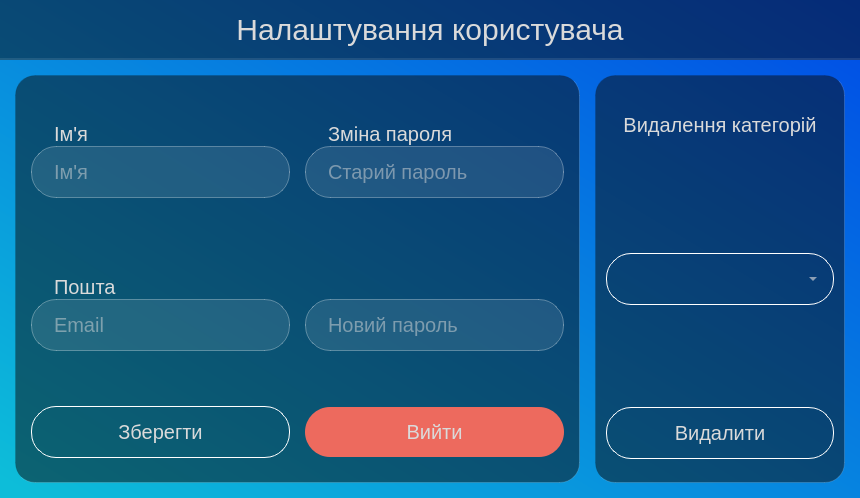
<?xml version="1.0" encoding="UTF-8"?>
<ui version="4.0">
 <class>UserSettingsDialog</class>
 <widget class="QDialog" name="UserSettingsDialog">
  <property name="geometry">
   <rect>
    <x>0</x>
    <y>0</y>
    <width>860</width>
    <height>498</height>
   </rect>
  </property>
  <property name="windowTitle">
   <string>Налаштування</string>
  </property>
  <property name="styleSheet">
   <string notr="true">*{
	color:rgb(218, 218, 218);
}

QFrame{
	border-style: none;;
}

#UserSettingsDialog{
	background: qlineargradient(spread:pad, x1:0, y1:0.960227, x2:1, y2:0, stop:0 rgba(13, 189, 217, 255), stop:1 rgba(0, 75, 230, 255))
}

QLabel{
	font-size: 20px;
}

#headerText{
	font-size: 30px;
}

#changePasswordText,  #nameText,  #emailText{
	padding-left: 18px;
}

#headerFrame, #userSettingsFrame, #deleteCategoriesFrame{
 background: rgba(10,10,10,0.5);
 border: 2px solid rgba(255,255,255,0.1);
 border-left-width: 0;
 border-top-width: 0;
 border-right-width: 0;
}

#userSettingsFrame, #deleteCategoriesFrame{
 border-radius: 20px;
 border: 1px solid rgba(255,255,255,0.15);
 
 border-left-color: rgba(0,0,0,0.1);
 border-top-color: rgba(0,0,0,0.1);
}

QLineEdit{
 	border: 1px solid rgba(255,255,255,0.3);
 	background: rgba(255,255,255,0.1);
 	height: 50px;
 	border-radius: 25px;
 	font-size: 20px;
 	padding: 0 20px;
 	color: rgba(218,218,218);
}

QLineEdit[text=&quot;&quot;]{
 	color: rgba(255,255,255,0.6);
}

#saveButton, #deleteCategoryButton{
 height: 50px;
 width: 140px;
 border-radius: 25px;
 background: transparent;
 border: 1px solid white;
 font-size: 20px;
}

#logoutButton{
 height: 50px;
 width: 140px;
 border-radius: 25px;
 background: rgb(237, 106, 94);
 font-size: 20px;
}

#saveButton::hover{
 background: rgb(88, 153, 255);
 border-style: none;
}

#deleteCategoryButton::hover{
	background: rgb(237, 106, 94);
	border-style: none;
}

#categoriesComboBox{
 	height: 50px;
 	width: 200px;
 	border-radius: 25px;
 	background: transparent;
 	border: 1px solid white;
	font-size: 20px;
}

QComboBox::item{
	background-color: rgb(8, 68, 117);
	color:rgb(218, 218, 218);
}

QComboBox::item:selected
{
    background-color: rgb(218, 218, 218);
    color: rgb(8, 68, 117);
}


#categoriesComboBox::drop-down{
	width: 40px;
	height: 20px;
	subcontrol-position: right;
}
</string>
  </property>
  <layout class="QGridLayout" name="gridLayout">
   <property name="leftMargin">
    <number>0</number>
   </property>
   <property name="topMargin">
    <number>0</number>
   </property>
   <property name="rightMargin">
    <number>0</number>
   </property>
   <property name="bottomMargin">
    <number>0</number>
   </property>
   <property name="spacing">
    <number>0</number>
   </property>
   <item row="0" column="0" colspan="2">
    <widget class="QFrame" name="headerFrame">
     <property name="sizePolicy">
      <sizepolicy hsizetype="Preferred" vsizetype="Preferred">
       <horstretch>0</horstretch>
       <verstretch>1</verstretch>
      </sizepolicy>
     </property>
     <property name="minimumSize">
      <size>
       <width>0</width>
       <height>60</height>
      </size>
     </property>
     <property name="maximumSize">
      <size>
       <width>16777215</width>
       <height>60</height>
      </size>
     </property>
     <property name="frameShape">
      <enum>QFrame::StyledPanel</enum>
     </property>
     <property name="frameShadow">
      <enum>QFrame::Raised</enum>
     </property>
     <layout class="QVBoxLayout" name="verticalLayout_2">
      <item>
       <widget class="QLabel" name="headerText">
        <property name="sizePolicy">
         <sizepolicy hsizetype="Preferred" vsizetype="Preferred">
          <horstretch>0</horstretch>
          <verstretch>0</verstretch>
         </sizepolicy>
        </property>
        <property name="text">
         <string>Налаштування користувача</string>
        </property>
        <property name="alignment">
         <set>Qt::AlignCenter</set>
        </property>
       </widget>
      </item>
     </layout>
    </widget>
   </item>
   <item row="1" column="0" colspan="2">
    <widget class="QFrame" name="bodyFrame">
     <property name="sizePolicy">
      <sizepolicy hsizetype="Preferred" vsizetype="Preferred">
       <horstretch>0</horstretch>
       <verstretch>1</verstretch>
      </sizepolicy>
     </property>
     <property name="frameShape">
      <enum>QFrame::StyledPanel</enum>
     </property>
     <property name="frameShadow">
      <enum>QFrame::Raised</enum>
     </property>
     <layout class="QHBoxLayout" name="horizontalLayout_2">
      <property name="spacing">
       <number>15</number>
      </property>
      <property name="leftMargin">
       <number>15</number>
      </property>
      <property name="topMargin">
       <number>15</number>
      </property>
      <property name="rightMargin">
       <number>15</number>
      </property>
      <property name="bottomMargin">
       <number>15</number>
      </property>
      <item>
       <widget class="QFrame" name="userSettingsFrame">
        <property name="sizePolicy">
         <sizepolicy hsizetype="Preferred" vsizetype="Preferred">
          <horstretch>1</horstretch>
          <verstretch>1</verstretch>
         </sizepolicy>
        </property>
        <property name="minimumSize">
         <size>
          <width>400</width>
          <height>300</height>
         </size>
        </property>
        <property name="frameShape">
         <enum>QFrame::StyledPanel</enum>
        </property>
        <property name="frameShadow">
         <enum>QFrame::Raised</enum>
        </property>
        <layout class="QGridLayout" name="gridLayout_2">
         <property name="leftMargin">
          <number>15</number>
         </property>
         <property name="topMargin">
          <number>15</number>
         </property>
         <property name="rightMargin">
          <number>15</number>
         </property>
         <property name="bottomMargin">
          <number>15</number>
         </property>
         <property name="spacing">
          <number>15</number>
         </property>
         <item row="1" column="0">
          <widget class="QFrame" name="emailFrame">
           <property name="sizePolicy">
            <sizepolicy hsizetype="Preferred" vsizetype="Preferred">
             <horstretch>1</horstretch>
             <verstretch>1</verstretch>
            </sizepolicy>
           </property>
           <property name="frameShape">
            <enum>QFrame::StyledPanel</enum>
           </property>
           <property name="frameShadow">
            <enum>QFrame::Raised</enum>
           </property>
           <layout class="QVBoxLayout" name="verticalLayout_3">
            <property name="spacing">
             <number>0</number>
            </property>
            <property name="leftMargin">
             <number>0</number>
            </property>
            <property name="topMargin">
             <number>0</number>
            </property>
            <property name="rightMargin">
             <number>0</number>
            </property>
            <property name="bottomMargin">
             <number>0</number>
            </property>
            <item>
             <widget class="QFrame" name="emailInputFieldFrame">
              <property name="sizePolicy">
               <sizepolicy hsizetype="Preferred" vsizetype="Fixed">
                <horstretch>0</horstretch>
                <verstretch>0</verstretch>
               </sizepolicy>
              </property>
              <property name="frameShape">
               <enum>QFrame::StyledPanel</enum>
              </property>
              <property name="frameShadow">
               <enum>QFrame::Raised</enum>
              </property>
              <layout class="QVBoxLayout" name="verticalLayout_11">
               <property name="spacing">
                <number>0</number>
               </property>
               <property name="leftMargin">
                <number>0</number>
               </property>
               <property name="topMargin">
                <number>0</number>
               </property>
               <property name="rightMargin">
                <number>0</number>
               </property>
               <property name="bottomMargin">
                <number>0</number>
               </property>
               <item>
                <widget class="QLabel" name="emailText">
                 <property name="text">
                  <string>Пошта</string>
                 </property>
                </widget>
               </item>
               <item>
                <widget class="QLineEdit" name="emailInputField">
                 <property name="focusPolicy">
                  <enum>Qt::ClickFocus</enum>
                 </property>
                 <property name="placeholderText">
                  <string>Email</string>
                 </property>
                </widget>
               </item>
              </layout>
             </widget>
            </item>
           </layout>
          </widget>
         </item>
         <item row="2" column="0" colspan="2">
          <widget class="QFrame" name="userSettingsButtonsFrame">
           <property name="sizePolicy">
            <sizepolicy hsizetype="Preferred" vsizetype="Preferred">
             <horstretch>0</horstretch>
             <verstretch>1</verstretch>
            </sizepolicy>
           </property>
           <property name="frameShape">
            <enum>QFrame::StyledPanel</enum>
           </property>
           <property name="frameShadow">
            <enum>QFrame::Raised</enum>
           </property>
           <layout class="QHBoxLayout" name="horizontalLayout">
            <property name="spacing">
             <number>15</number>
            </property>
            <property name="leftMargin">
             <number>0</number>
            </property>
            <property name="topMargin">
             <number>0</number>
            </property>
            <property name="rightMargin">
             <number>0</number>
            </property>
            <property name="bottomMargin">
             <number>0</number>
            </property>
            <item>
             <widget class="QPushButton" name="saveButton">
              <property name="cursor">
               <cursorShape>PointingHandCursor</cursorShape>
              </property>
              <property name="text">
               <string>Зберегти</string>
              </property>
             </widget>
            </item>
            <item>
             <widget class="QPushButton" name="logoutButton">
              <property name="cursor">
               <cursorShape>PointingHandCursor</cursorShape>
              </property>
              <property name="text">
               <string>Вийти</string>
              </property>
             </widget>
            </item>
           </layout>
          </widget>
         </item>
         <item row="0" column="1" rowspan="2">
          <widget class="QFrame" name="passwordChangeFrame">
           <property name="sizePolicy">
            <sizepolicy hsizetype="Preferred" vsizetype="Preferred">
             <horstretch>1</horstretch>
             <verstretch>2</verstretch>
            </sizepolicy>
           </property>
           <property name="frameShape">
            <enum>QFrame::StyledPanel</enum>
           </property>
           <property name="frameShadow">
            <enum>QFrame::Raised</enum>
           </property>
           <layout class="QVBoxLayout" name="verticalLayout_4">
            <property name="spacing">
             <number>15</number>
            </property>
            <property name="leftMargin">
             <number>0</number>
            </property>
            <property name="topMargin">
             <number>0</number>
            </property>
            <property name="rightMargin">
             <number>0</number>
            </property>
            <property name="bottomMargin">
             <number>0</number>
            </property>
            <item>
             <widget class="QFrame" name="oldPasswordFrame">
              <property name="sizePolicy">
               <sizepolicy hsizetype="Preferred" vsizetype="Preferred">
                <horstretch>0</horstretch>
                <verstretch>1</verstretch>
               </sizepolicy>
              </property>
              <property name="frameShape">
               <enum>QFrame::StyledPanel</enum>
              </property>
              <property name="frameShadow">
               <enum>QFrame::Raised</enum>
              </property>
              <layout class="QVBoxLayout" name="verticalLayout_12">
               <property name="spacing">
                <number>0</number>
               </property>
               <property name="leftMargin">
                <number>0</number>
               </property>
               <property name="topMargin">
                <number>0</number>
               </property>
               <property name="rightMargin">
                <number>0</number>
               </property>
               <property name="bottomMargin">
                <number>0</number>
               </property>
               <item>
                <widget class="QFrame" name="oldPasswordInputFrame">
                 <property name="sizePolicy">
                  <sizepolicy hsizetype="Preferred" vsizetype="Fixed">
                   <horstretch>0</horstretch>
                   <verstretch>0</verstretch>
                  </sizepolicy>
                 </property>
                 <property name="frameShape">
                  <enum>QFrame::StyledPanel</enum>
                 </property>
                 <property name="frameShadow">
                  <enum>QFrame::Raised</enum>
                 </property>
                 <layout class="QVBoxLayout" name="verticalLayout_5">
                  <property name="spacing">
                   <number>0</number>
                  </property>
                  <property name="leftMargin">
                   <number>0</number>
                  </property>
                  <property name="topMargin">
                   <number>0</number>
                  </property>
                  <property name="rightMargin">
                   <number>0</number>
                  </property>
                  <property name="bottomMargin">
                   <number>0</number>
                  </property>
                  <item>
                   <widget class="QLabel" name="changePasswordText">
                    <property name="text">
                     <string>Зміна пароля</string>
                    </property>
                   </widget>
                  </item>
                  <item>
                   <widget class="QLineEdit" name="oldPasswordInput">
                    <property name="focusPolicy">
                     <enum>Qt::ClickFocus</enum>
                    </property>
                    <property name="placeholderText">
                     <string>Старий пароль</string>
                    </property>
                   </widget>
                  </item>
                 </layout>
                </widget>
               </item>
              </layout>
             </widget>
            </item>
            <item>
             <widget class="QFrame" name="newPasswordFrame">
              <property name="sizePolicy">
               <sizepolicy hsizetype="Preferred" vsizetype="Preferred">
                <horstretch>0</horstretch>
                <verstretch>1</verstretch>
               </sizepolicy>
              </property>
              <property name="frameShape">
               <enum>QFrame::StyledPanel</enum>
              </property>
              <property name="frameShadow">
               <enum>QFrame::Raised</enum>
              </property>
              <layout class="QVBoxLayout" name="verticalLayout_13">
               <property name="spacing">
                <number>0</number>
               </property>
               <property name="leftMargin">
                <number>0</number>
               </property>
               <property name="topMargin">
                <number>0</number>
               </property>
               <property name="rightMargin">
                <number>0</number>
               </property>
               <property name="bottomMargin">
                <number>0</number>
               </property>
               <item>
                <widget class="QFrame" name="newPasswordInputFrame">
                 <property name="sizePolicy">
                  <sizepolicy hsizetype="Preferred" vsizetype="Fixed">
                   <horstretch>0</horstretch>
                   <verstretch>0</verstretch>
                  </sizepolicy>
                 </property>
                 <property name="frameShape">
                  <enum>QFrame::StyledPanel</enum>
                 </property>
                 <property name="frameShadow">
                  <enum>QFrame::Raised</enum>
                 </property>
                 <layout class="QVBoxLayout" name="verticalLayout_9">
                  <property name="spacing">
                   <number>0</number>
                  </property>
                  <property name="leftMargin">
                   <number>0</number>
                  </property>
                  <property name="topMargin">
                   <number>0</number>
                  </property>
                  <property name="rightMargin">
                   <number>0</number>
                  </property>
                  <property name="bottomMargin">
                   <number>0</number>
                  </property>
                  <item>
                   <spacer name="verticalSpacer">
                    <property name="orientation">
                     <enum>Qt::Vertical</enum>
                    </property>
                    <property name="sizeHint" stdset="0">
                     <size>
                      <width>20</width>
                      <height>23</height>
                     </size>
                    </property>
                   </spacer>
                  </item>
                  <item>
                   <widget class="QLineEdit" name="newPasswordInput">
                    <property name="focusPolicy">
                     <enum>Qt::ClickFocus</enum>
                    </property>
                    <property name="placeholderText">
                     <string>Новий пароль</string>
                    </property>
                   </widget>
                  </item>
                 </layout>
                </widget>
               </item>
              </layout>
             </widget>
            </item>
           </layout>
          </widget>
         </item>
         <item row="0" column="0">
          <widget class="QFrame" name="nameframe">
           <property name="sizePolicy">
            <sizepolicy hsizetype="Preferred" vsizetype="Preferred">
             <horstretch>1</horstretch>
             <verstretch>1</verstretch>
            </sizepolicy>
           </property>
           <property name="frameShape">
            <enum>QFrame::StyledPanel</enum>
           </property>
           <property name="frameShadow">
            <enum>QFrame::Raised</enum>
           </property>
           <layout class="QVBoxLayout" name="verticalLayout_6">
            <property name="spacing">
             <number>0</number>
            </property>
            <property name="leftMargin">
             <number>0</number>
            </property>
            <property name="topMargin">
             <number>0</number>
            </property>
            <property name="rightMargin">
             <number>0</number>
            </property>
            <property name="bottomMargin">
             <number>0</number>
            </property>
            <item>
             <widget class="QFrame" name="nameInputFieldFrame">
              <property name="sizePolicy">
               <sizepolicy hsizetype="Preferred" vsizetype="Fixed">
                <horstretch>0</horstretch>
                <verstretch>0</verstretch>
               </sizepolicy>
              </property>
              <property name="frameShape">
               <enum>QFrame::StyledPanel</enum>
              </property>
              <property name="frameShadow">
               <enum>QFrame::Raised</enum>
              </property>
              <layout class="QVBoxLayout" name="verticalLayout_10">
               <property name="spacing">
                <number>0</number>
               </property>
               <property name="leftMargin">
                <number>0</number>
               </property>
               <property name="topMargin">
                <number>0</number>
               </property>
               <property name="rightMargin">
                <number>0</number>
               </property>
               <property name="bottomMargin">
                <number>0</number>
               </property>
               <item>
                <widget class="QLabel" name="nameText">
                 <property name="text">
                  <string>Ім'я</string>
                 </property>
                </widget>
               </item>
               <item>
                <widget class="QLineEdit" name="nameInputField">
                 <property name="focusPolicy">
                  <enum>Qt::ClickFocus</enum>
                 </property>
                 <property name="text">
                  <string/>
                 </property>
                 <property name="placeholderText">
                  <string>Ім'я</string>
                 </property>
                </widget>
               </item>
              </layout>
             </widget>
            </item>
           </layout>
          </widget>
         </item>
        </layout>
       </widget>
      </item>
      <item>
       <widget class="QFrame" name="deleteCategoriesFrame">
        <property name="sizePolicy">
         <sizepolicy hsizetype="Preferred" vsizetype="Preferred">
          <horstretch>0</horstretch>
          <verstretch>1</verstretch>
         </sizepolicy>
        </property>
        <property name="minimumSize">
         <size>
          <width>250</width>
          <height>300</height>
         </size>
        </property>
        <property name="maximumSize">
         <size>
          <width>250</width>
          <height>16777215</height>
         </size>
        </property>
        <property name="frameShape">
         <enum>QFrame::StyledPanel</enum>
        </property>
        <property name="frameShadow">
         <enum>QFrame::Raised</enum>
        </property>
        <layout class="QVBoxLayout" name="verticalLayout">
         <property name="spacing">
          <number>0</number>
         </property>
         <property name="leftMargin">
          <number>10</number>
         </property>
         <property name="topMargin">
          <number>10</number>
         </property>
         <property name="rightMargin">
          <number>10</number>
         </property>
         <property name="bottomMargin">
          <number>10</number>
         </property>
         <item>
          <widget class="QLabel" name="deleteCategoriesText">
           <property name="sizePolicy">
            <sizepolicy hsizetype="Preferred" vsizetype="Preferred">
             <horstretch>0</horstretch>
             <verstretch>1</verstretch>
            </sizepolicy>
           </property>
           <property name="text">
            <string>Видалення категорій</string>
           </property>
           <property name="alignment">
            <set>Qt::AlignCenter</set>
           </property>
          </widget>
         </item>
         <item>
          <widget class="QFrame" name="categoritesComboBoxFrame">
           <property name="sizePolicy">
            <sizepolicy hsizetype="Preferred" vsizetype="Preferred">
             <horstretch>0</horstretch>
             <verstretch>3</verstretch>
            </sizepolicy>
           </property>
           <property name="frameShape">
            <enum>QFrame::StyledPanel</enum>
           </property>
           <property name="frameShadow">
            <enum>QFrame::Raised</enum>
           </property>
           <layout class="QVBoxLayout" name="verticalLayout_8">
            <property name="spacing">
             <number>0</number>
            </property>
            <property name="leftMargin">
             <number>0</number>
            </property>
            <property name="topMargin">
             <number>0</number>
            </property>
            <property name="rightMargin">
             <number>0</number>
            </property>
            <property name="bottomMargin">
             <number>0</number>
            </property>
            <item>
             <widget class="QComboBox" name="categoriesComboBox">
              <property name="sizePolicy">
               <sizepolicy hsizetype="Preferred" vsizetype="Fixed">
                <horstretch>0</horstretch>
                <verstretch>1</verstretch>
               </sizepolicy>
              </property>
              <property name="cursor">
               <cursorShape>PointingHandCursor</cursorShape>
              </property>
             </widget>
            </item>
           </layout>
          </widget>
         </item>
         <item>
          <widget class="QFrame" name="deleteCategoryButtonFrame">
           <property name="sizePolicy">
            <sizepolicy hsizetype="Preferred" vsizetype="Preferred">
             <horstretch>0</horstretch>
             <verstretch>1</verstretch>
            </sizepolicy>
           </property>
           <property name="frameShape">
            <enum>QFrame::StyledPanel</enum>
           </property>
           <property name="frameShadow">
            <enum>QFrame::Raised</enum>
           </property>
           <layout class="QVBoxLayout" name="verticalLayout_7">
            <property name="spacing">
             <number>0</number>
            </property>
            <property name="leftMargin">
             <number>0</number>
            </property>
            <property name="topMargin">
             <number>0</number>
            </property>
            <property name="rightMargin">
             <number>0</number>
            </property>
            <property name="bottomMargin">
             <number>0</number>
            </property>
            <item>
             <widget class="QPushButton" name="deleteCategoryButton">
              <property name="sizePolicy">
               <sizepolicy hsizetype="Minimum" vsizetype="Fixed">
                <horstretch>0</horstretch>
                <verstretch>1</verstretch>
               </sizepolicy>
              </property>
              <property name="cursor">
               <cursorShape>PointingHandCursor</cursorShape>
              </property>
              <property name="text">
               <string>Видалити</string>
              </property>
             </widget>
            </item>
           </layout>
          </widget>
         </item>
        </layout>
       </widget>
      </item>
     </layout>
    </widget>
   </item>
  </layout>
 </widget>
 <resources/>
 <connections/>
</ui>
